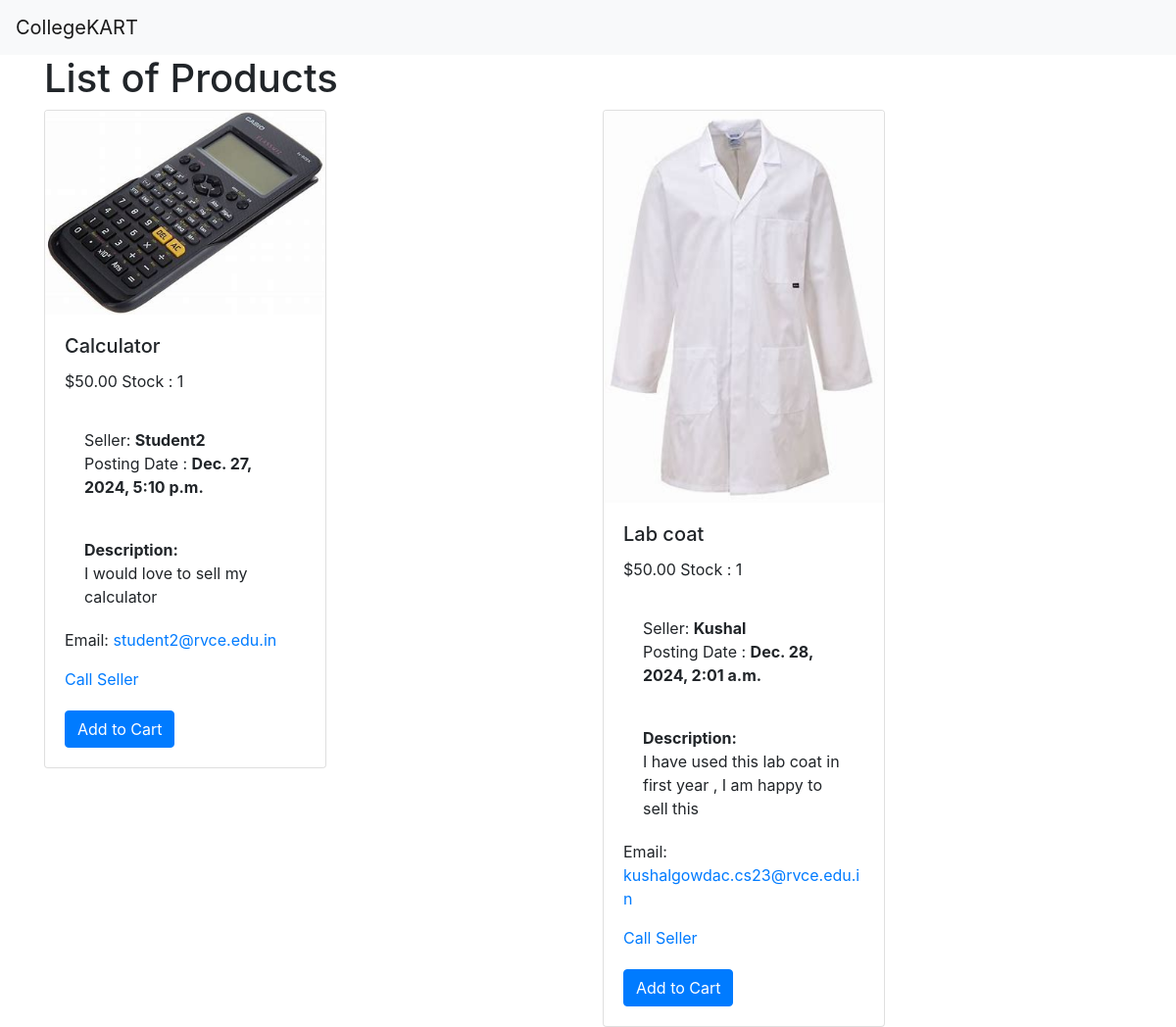
Page /accounts/products_page/ (signed in) on the earlier database version.
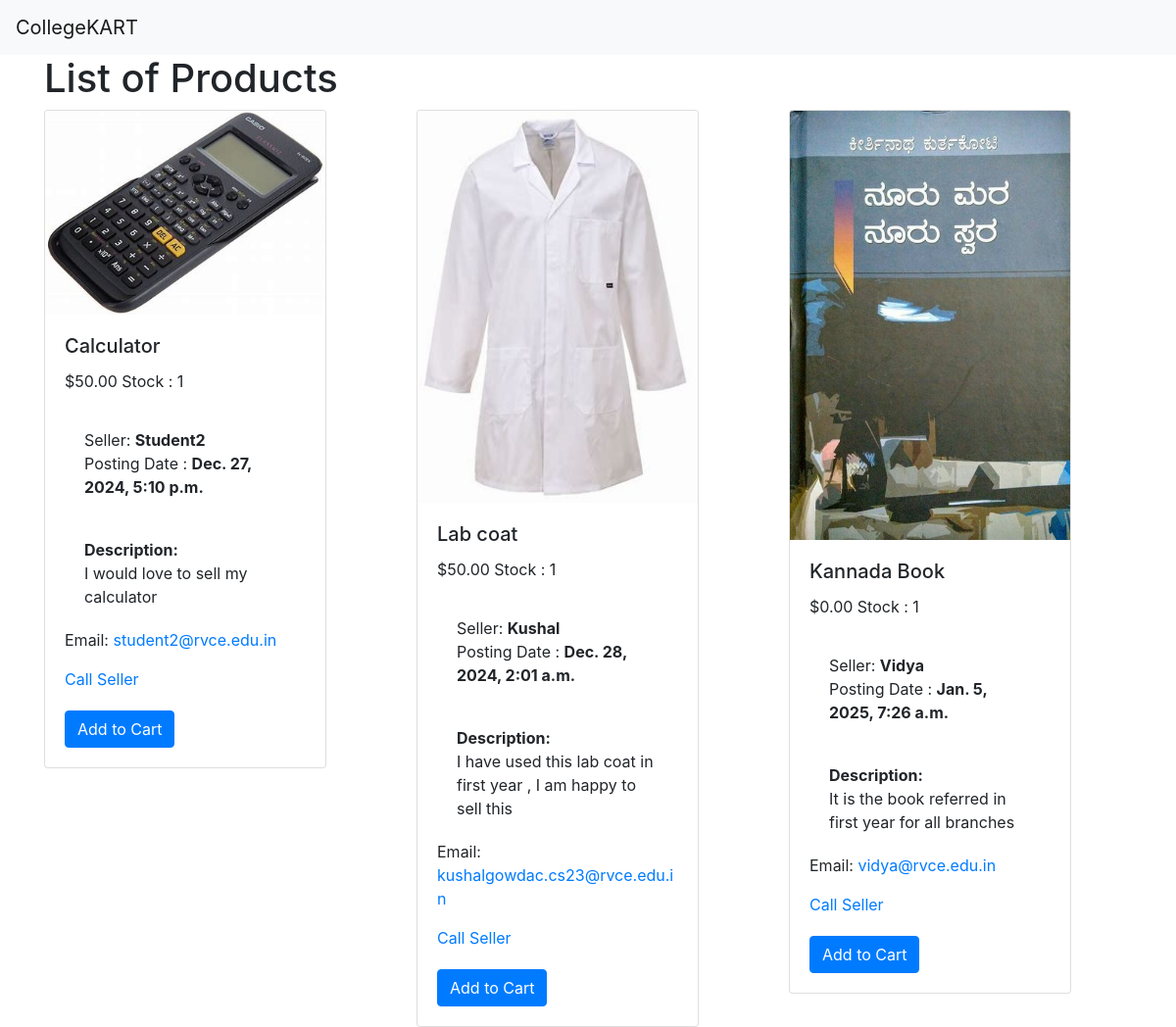
Same page on the later database version.
### accounts/models.py (models this page shows, shortened)
class Product(models.Model):#inheritance
    seller = models.ForeignKey(settings.AUTH_USER_MODEL, on_delete=models.CASCADE)
    name = models.CharField(max_length=255)
    description = models.TextField()
    price = models.DecimalField(max_digits=10, decimal_places=2)
    stock = models.PositiveIntegerField()
    image = models.ImageField(upload_to='product_images/')
    created_at = models.DateTimeField(auto_now_add=True)

class CustomUser(AbstractUser):
    college_email = models.EmailField(unique=True)

### accounts/views.py (the view)
# urls.py: path('products_page/',products_page,name='products_page'),
@login_required
def products_page(request):
    if not request.session.get('visited_home'):
            return redirect('home')  # Redirect to home page if not visited
    products = Product.objects.all()
    return render(request,'products_page.html',{'products' : products})

### templates/products_page.html (shortened to what this page needs)
<!doctype html>
<html lang="en">
  <head>
    <link rel="stylesheet" href="https://cdn.jsdelivr.net/npm/bootstrap@4.3.1/dist/css/bootstrap.min.css">
  </head>
  <body>
<nav class="navbar navbar-light bg-light">
  <a class="navbar-brand" href="#">CollegeKART</a>
</nav>
<div class="container">
    <h1>List of Products</h1>
<div class="row">
    {% for product in products %}
            <div class="col">
                <div class="card" style="width: 18rem;">
          <img src="  {{  product.image.url }} " class="card-img-top" alt="{{ product.name }}">
          <div class="card-body">
            <h5 class="card-title">{{ product.name }}</h5>
            <p class="card-text"> ${{ product.price }}  Stock : {{ product.stock}} </p>
              <div class="card-body">
                  Seller: <b>{{product.seller }}<br> </b> Posting Date : <b>{{product.created_at }}</b>
              </div >
              <div class="card-body">
                    <p class ='card-text'> <b>Description:  </b> <br>{{product.description }}</p>
              </div>
              <div style="padding-bottom : 20px;">
                      <p>Email: <a href="mailto:{{ product.seller.college_email}}">{{ product.seller.college_email }}</a></p>
                  <a href="tel:{{ product.seller.profile.phone }}">Call Seller</a>
              </div >
                <a href="#" class="btn btn-primary">Add to Cart </a>
          </div>
        </div>
            </div>
    {% endfor %}
</div>
</div>
  </body>
</html>

Differences in the rows shown:
added Product: image (picture), name "Kannada Book", price "0.00", stock "1", seller "Vidya", created_at "Jan. 5, 2025, 7:26 a.m.", description "It is the book referred in first year for all branches", seller.college_email "vidya@rvce.edu.in"
